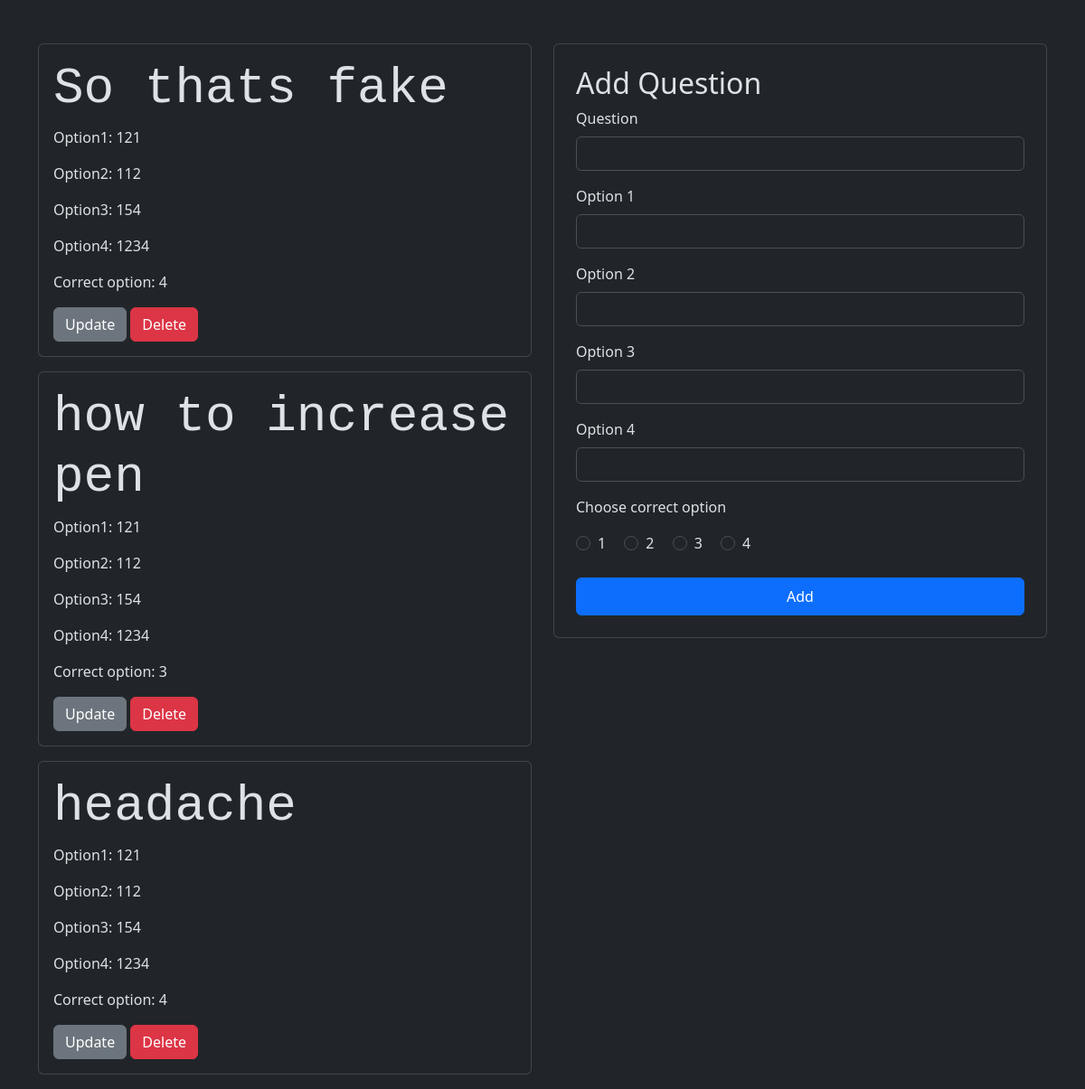
Screenshot of /question/1 with the database file from the repository.
### models/models.py (models this page shows)
class Questions(db.Model):
    id=db.Column(db.Integer, primary_key=True)
    q_id=db.Column(db.Integer,db.ForeignKey('quiz.id', ondelete="CASCADE"))
    question=db.Column(db.Text,nullable=False)
    op1=db.Column(db.Text,nullable=False)
    op2=db.Column(db.Text,nullable=False)
    op3=db.Column(db.Text,nullable=False)
    op4=db.Column(db.Text,nullable=False)
    cop=db.Column(db.Integer,nullable=False)

### controllers/controllers.py (the view, shortened to what this page needs)
@app.route("/question/<int:q_id>",methods=["POST","GET"])
def questions(q_id):
    quests=Questions.query.filter_by(q_id=q_id)
    return render_template("questiondash.html",quests=quests,q_id=q_id)

### templates/questiondash.html
{% extends 'base.html' %}
{% block content %}
<br><br>
<div class="container">
    <div class="row">
        <div class="col-md-6">
            {% for quest in quests %}
            <div class="card mb-3">
                <div class="card-body">
                    <h1 class="card-title display-4 font-monospace">{{ quest.question }}</h1>
                    <p class="card-text">Option1: {{ quest.op1 }}</p>
                    <p class="card-text">Option2: {{ quest.op2 }}</p>
                    <p class="card-text">Option3: {{ quest.op3 }}</p>
                    <p class="card-text">Option4: {{ quest.op4 }}</p>
                    <p class="card-text">Correct option: {{ quest.cop }}</p>
                    <a href="/questedit/{{quest.id}}" class="btn btn-secondary">Update</a>
                    <a href="/questdel/{{quest.id}}" class="btn btn-danger">Delete</a>
                </div>
            </div>
            {% endfor %}
        </div>
        <div class="col-md-6">
            <div class="card p-4">
                <h2>Add Question</h2>
                <form action="/question/{{ q_id }}" method="post">
                    <div class="mb-3">
                        <label for="Question" class="form-label">Question</label>
                        <input type="text" class="form-control" name="question" id="Question">
                    </div>
                    <div class="mb-3">
                        <label for="Op1" class="form-label">Option 1</label>
                        <input type="text" class="form-control" name="op1" id="Op1">
                    </div>
                    <div class="mb-3">
                        <label for="Op2" class="form-label">Option 2</label>
                        <input type="text" class="form-control" name="op2" id="Op2">
                    </div>
                    <div class="mb-3">
                        <label for="Op3" class="form-label">Option 3</label>
                        <input type="text" class="form-control" name="op3" id="Op3">
                    </div>
                    <div class="mb-3">
                        <label for="Op4" class="form-label">Option 4</label>
                        <input type="text" class="form-control" name="op4" id="Op4">
                    </div>
                    <p>Choose correct option</p>
                    <div class="form-check form-check-inline">
                        <input class="form-check-input" type="radio" name="inlineRadioOptions" id="inlineRadio1" value="1">
                        <label class="form-check-label" for="inlineRadio1">1</label>
                    </div>
                    <div class="form-check form-check-inline">
                        <input class="form-check-input" type="radio" name="inlineRadioOptions" id="inlineRadio2" value="2">
                        <label class="form-check-label" for="inlineRadio2">2</label>
                    </div>
                    <div class="form-check form-check-inline">
                        <input class="form-check-input" type="radio" name="inlineRadioOptions" id="inlineRadio3" value="3">
                        <label class="form-check-label" for="inlineRadio3">3</label>
                    </div>
                    <div class="form-check form-check-inline">
                        <input class="form-check-input" type="radio" name="inlineRadioOptions" id="inlineRadio3" value="4">
                        <label class="form-check-label" for="inlineRadio3">4</label>
                    </div>
                    <br>
                    <br>
                    <button class="btn btn-primary w-100 py-2" type="submit">Add</button>
                </form>
            </div>
        </div>
    </div>
</div>
{% endblock %}

### rows the page displays
Questions: question "So thats fake", op1 "121", op2 "112", op3 "154", op4 "1234", cop "4"
Questions: question "how to increase pen", op1 "121", op2 "112", op3 "154", op4 "1234", cop "3"
Questions: question "headache", op1 "121", op2 "112", op3 "154", op4 "1234", cop "4"
